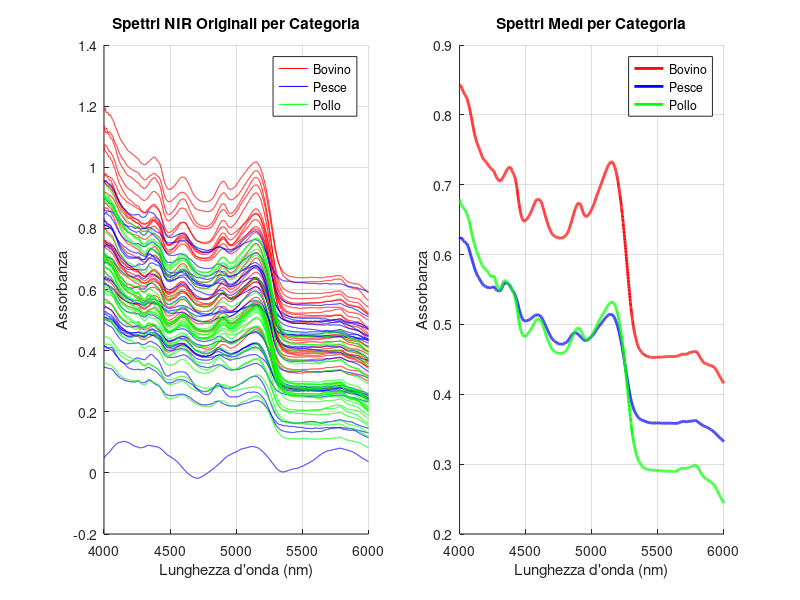

Write MATLAB code to recreate this figure. (Note: this script raises an error after producing the figure.)
%% ANALISI FARINE ANIMALI CON SPETTROSCOPIA NIR - PLS TOOLBOX
% Script per valutare diversi preprocessing spettrali e identificare
% il migliore per differenziare le 3 categorie (pollo, bovino, pesce)
%
% UTILIZZA PLS_TOOLBOX per preprocessing e PCA
%
% Preprocessing valutati:
% 1. Nessun preprocessing (solo mean center)
% 2. Baseline correction (detrend)
% 3. Normalizzazione (norm, SNV, MSC)
% 4. Derivate 1a e 2a con Savitzky-Golay smoothing
%
% Al termine di ogni preprocessing spettrale viene sempre applicato mean centering

clear all; close all; clc;

% Assicurati che PLS_Toolbox sia nel path
try
    evripath;
catch
    warning('PLS_Toolbox potrebbe non essere installato correttamente');
end

%% CARICAMENTO DATI
fprintf('\n========================================\n');
fprintf('CARICAMENTO DATI\n');
fprintf('========================================\n');

% Carica i dati dal formato .mat semplice
load('farineanimNIR.mat'); % contiene farineanimNIRdata e category
wavelengths = load('assexscale.txt'); % lunghezhe d'onda

% Assegna variabili
X = farineanimNIRdata;
categories = category;

[n_samples, n_vars] = size(X);
fprintf('Numero campioni: %d\n', n_samples);
fprintf('Numero variabili (lunghezze d''onda): %d\n', n_vars);
fprintf('Range lunghezze d''onda: %.0f - %.0f nm\n', min(wavelengths), max(wavelengths));

% IMPORTANTE: Converti category in cell array se necessario
fprintf('\nControllo formato categories:\n');
fprintf('  Classe originale: %s\n', class(categories));
fprintf('  Dimensioni originali: %d x %d\n', size(categories, 1), size(categories, 2));

if ~iscell(categories)
    if ischar(categories)
        % Se è una matrice di caratteri, converti ogni riga in una cella
        categories = cellstr(categories);
        fprintf('  → Convertito da char a cellstr\n');
    elseif isnumeric(categories)
        % Se è numerico, converti in stringhe
        categories = cellstr(num2str(categories));
        fprintf('  → Convertito da numeric a cellstr\n');
    end
end

% Assicurati che sia un vettore colonna
if size(categories, 2) > 1 && size(categories, 1) == 1
    categories = categories';
    fprintf('  → Trasposto da riga a colonna\n');
end

fprintf('  Classe finale: %s\n', class(categories));
fprintf('  Dimensioni finali: %d x %d\n', size(categories, 1), size(categories, 2));
fprintf('  Numero elementi: %d\n', length(categories));

% Verifica che corrisponda al numero di campioni
if length(categories) ~= n_samples
    error('ERRORE: Numero di categorie (%d) diverso dal numero di campioni (%d)', length(categories), n_samples);
end

unique_cats = unique(categories);
fprintf('\nCategorie uniche trovate: ');
for i = 1:length(unique_cats)
    n_cat = sum(strcmp(categories, unique_cats{i}));
    fprintf('%s (n=%d) ', unique_cats{i}, n_cat);
end
fprintf('\n');

%% CREA DATASET PLS_TOOLBOX (opzionale, ma utile)
% Se vuoi usare il formato dataset del PLS_Toolbox
try
    % Crea dataset PLS_Toolbox
    ds = dataset(X);
    ds.label{1} = categories;
    ds.axisscale{2} = wavelengths;
    ds.name = 'Farine Animali NIR';
    fprintf('Dataset PLS_Toolbox creato con successo\n');
    use_plstoolbox = true;
catch
    fprintf('Uso formato matrici standard (PLS_Toolbox non disponibile o versione incompatibile)\n');
    use_plstoolbox = false;
end

%% PLOT SPETTRI ORIGINALI
fprintf('\n========================================\n');
fprintf('VISUALIZZAZIONE SPETTRI ORIGINALI\n');
fprintf('========================================\n');

figure('Name', 'Spettri Originali', 'Position', [100 100 1200 500]);

% Plot tutti gli spettri colorati per categoria
subplot(1,2,1);
hold on;
% Colori per i plot
colors_rgb = [1 0 0; 0 0 1; 0 1 0]; % rosso, blu, verde
colors = {'r', 'b', 'g'};
legend_handles = [];
for i = 1:length(unique_cats)
    idx = strcmp(categories, unique_cats{i});
    h = plot(wavelengths, X(idx, :)', 'Color', colors_rgb(i,:), 'LineWidth', 0.5);
    % Prendi solo il primo handle per la legenda
    legend_handles(i) = h(1);
end
xlabel('Lunghezza d''onda (nm)');
ylabel('Assorbanza');
title('Spettri NIR Originali per Categoria');
legend(legend_handles, unique_cats, 'Location', 'best');
grid on;
hold off;

% Plot spettri medi per categoria
subplot(1,2,2);
hold on;
legend_handles = [];
for i = 1:length(unique_cats)
    idx = strcmp(categories, unique_cats{i});
    mean_spectrum = mean(X(idx, :), 1);
    legend_handles(i) = plot(wavelengths, mean_spectrum, 'Color', colors_rgb(i,:), 'LineWidth', 2);
end
xlabel('Lunghezza d''onda (nm)');
ylabel('Assorbanza');
title('Spettri Medi per Categoria');
legend(legend_handles, unique_cats, 'Location', 'best');
grid on;
hold off;

%% DEFINIZIONE PREPROCESSING DA TESTARE
% Usa le funzioni del PLS_Toolbox quando possibile
% NOTA: Per ridurre il rumore nelle derivate, usiamo finestre ampie (21, 31)
% come suggerito. Savitzky-Golay fa già smoothing intrinseco.
preprocessing_list = {
    'none', 'Nessun preprocessing (solo mean center)';
    'baseline', 'Baseline correction (detrend)';
    'snv', 'Standard Normal Variate (SNV)';
    'msc', 'Multiplicative Scatter Correction (MSC)';
    'normalize', 'Normalizzazione (norma unitaria)';
    'savgol1_w21', '1a Derivata (Savitzky-Golay, w=21, ord=3)';
    'savgol2_w21', '2a Derivata (Savitzky-Golay, w=21, ord=3)';
    'savgol1_w31', '1a Derivata (Savitzky-Golay, w=31, ord=3)';
    'savgol2_w31', '2a Derivata (Savitzky-Golay, w=31, ord=3)';
};

n_preprocessing = size(preprocessing_list, 1);

% Struttura per salvare i risultati
results = struct();

%% CICLO SUI PREPROCESSING
fprintf('\n========================================\n');
fprintf('VALUTAZIONE PREPROCESSING\n');
fprintf('========================================\n\n');

for p = 1:n_preprocessing
    
    prep_type = preprocessing_list{p, 1};
    prep_name = preprocessing_list{p, 2};
    
    fprintf('--------------------------------------------------\n');
    fprintf('Preprocessing %d/%d: %s\n', p, n_preprocessing, prep_name);
    fprintf('--------------------------------------------------\n');
    
    %% APPLICAZIONE PREPROCESSING CON PLS_TOOLBOX
    X_prep = X;
    
    try
        % Prova a usare le funzioni del PLS_Toolbox
        switch prep_type
            case 'none'
                % Nessun preprocessing spettrale
                X_prep = X;
                
            case 'baseline'
                % Baseline correction - usa detrend o baselinecorrect del PLS_Toolbox
                try
                    X_prep = baselinecorrect(X, 'linear');
                catch
                    % Fallback a detrend standard
                    X_prep = detrend(X', 'linear')';
                end
                
            case 'snv'
                % Standard Normal Variate - usa snv del PLS_Toolbox
                try
                    X_prep = snv(X);
                catch
                    % Fallback manuale
                    mean_spec = mean(X_prep, 2);
                    std_spec = std(X_prep, 0, 2);
                    X_prep = (X_prep - mean_spec) ./ std_spec;
                end
                
            case 'msc'
                % Multiplicative Scatter Correction - usa msc del PLS_Toolbox
                try
                    X_prep = mscorr(X);
                catch
                    % Fallback manuale
                    mean_spectrum = mean(X_prep, 1);
                    X_prep_msc = zeros(size(X_prep));
                    for i = 1:n_samples
                        p_fit = polyfit(mean_spectrum, X_prep(i,:), 1);
                        X_prep_msc(i,:) = (X_prep(i,:) - p_fit(2)) / p_fit(1);
                    end
                    X_prep = X_prep_msc;
                end
                
            case 'normalize'
                % Normalizzazione (norma unitaria)
                try
                    X_prep = normaliz(X, 1); % normaliz del PLS_Toolbox
                catch
                    % Fallback manuale
                    X_prep = X_prep ./ sqrt(sum(X_prep.^2, 2));
                end
                
            case 'savgol1_w21'
                % 1a Derivata con Savitzky-Golay (finestra=21, ordine=3)
                try
                    X_prep = savgol(X, 1, 21, 3);
                catch
                    X_prep = sgolayfilt(X', 3, 21, [], 1)';
                end
                
            case 'savgol2_w21'
                % 2a Derivata con Savitzky-Golay (finestra=21, ordine=3)
                try
                    X_prep = savgol(X, 2, 21, 3);
                catch
                    X_prep = sgolayfilt(X', 3, 21, [], 2)';
                end
                
            case 'savgol1_w31'
                % 1a Derivata con Savitzky-Golay (finestra=31, ordine=3)
                % Finestra ampia per massimo smoothing e riduzione del rumore
                try
                    X_prep = savgol(X, 1, 31, 3);
                catch
                    X_prep = sgolayfilt(X', 3, 31, [], 1)';
                end
                
            case 'savgol2_w31'
                % 2a Derivata con Savitzky-Golay (finestra=31, ordine=3)
                % Finestra ampia per massimo smoothing e riduzione del rumore
                try
                    X_prep = savgol(X, 2, 31, 3);
                catch
                    X_prep = sgolayfilt(X', 3, 31, [], 2)';
                end
        end
        
    catch ME
        fprintf('Errore nel preprocessing: %s\n', ME.message);
        fprintf('Uso metodo alternativo...\n');
    end
    
    % Applica SEMPRE mean centering alla fine
    X_prep = X_prep - mean(X_prep, 1);
    
    %% PCA con PLS_Toolbox
    % Il PLS_Toolbox ha una sintassi diversa: pca(X, ncomp, options)
    % dove X può essere una matrice o un dataset
    
    % DIAGNOSTICA: Verifica dimensioni prima della PCA
    fprintf('  Dimensioni X_prep prima PCA: %d x %d\n', size(X_prep, 1), size(X_prep, 2));
    fprintf('  Dimensioni categories: %d\n', length(categories));
    
    try
        % Prova PCA con PLS_Toolbox
        % Sintassi: model = pca(X, ncomp, options)
        ncomp = min(10, min(size(X_prep))-1);
        
        % Crea struttura options per PLS_Toolbox
        % Nota: 'none' non è valido, usa cell vuoto o ometti preprocessing
        options = struct();
        options.preprocessing = {{}};  % cell array vuoto = nessun preprocessing
        options.algorithm = 'svd';
        
        % Esegui PCA del PLS_Toolbox
        fprintf('  Tentativo PCA con PLS_Toolbox...\n');
        model_pca = pca(X_prep, ncomp, options);
        
        % Estrai i risultati - la struttura dipende dalla versione del PLS_Toolbox
        % Prova diverse possibili strutture
        
        if isfield(model_pca, 'scores')
            scores = model_pca.scores;
        elseif isfield(model_pca, 'detail') && isfield(model_pca.detail, 'scores')
            scores = model_pca.detail.scores;
        else
            error('Impossibile trovare scores nel modello PCA');
        end
        
        if isfield(model_pca, 'loads')
            loadings = model_pca.loads;
            if iscell(loadings)
                loadings = loadings{1};
            end
        elseif isfield(model_pca, 'loadings')
            loadings = model_pca.loadings;
        else
            error('Impossibile trovare loadings nel modello PCA');
        end
        
        % Varianza spiegata
        if isfield(model_pca, 'ssq')
            % ssq contiene la varianza spiegata cumulativa
            explained = model_pca.ssq(2,:)' * 100;  % converti in percentuale
            % Calcola la varianza per ogni PC (non cumulativa)
            explained = [explained(1); diff(explained)];
        elseif isfield(model_pca, 'detail') && isfield(model_pca.detail, 'ssq')
            explained = model_pca.detail.ssq(:,2) * 100;
        else
            % Calcola manualmente dagli eigenvalues
            if isfield(model_pca, 'eigenvalues')
                latent = model_pca.eigenvalues;
            elseif isfield(model_pca, 'detail') && isfield(model_pca.detail, 'eigenvalues')
                latent = model_pca.detail.eigenvalues;
            else
                % Calcola dagli scores
                latent = var(scores)' * (size(X_prep,1)-1);
            end
            total_var = sum(var(X_prep));
            explained = (latent / total_var) * 100;
        end
        
        % Eigenvalues
        if isfield(model_pca, 'eigenvalues')
            latent = model_pca.eigenvalues;
        elseif isfield(model_pca, 'detail') && isfield(model_pca.detail, 'eigenvalues')
            latent = model_pca.detail.eigenvalues;
        else
            latent = var(scores)' * (size(X_prep,1)-1);
        end
        
        % Converti da dataset a double se necessario
        if isa(scores, 'dataset')
            scores = double(scores);
        end
        if isa(loadings, 'dataset')
            loadings = double(loadings);
        end
        
        % DIAGNOSTICA: Verifica dimensioni dopo PCA
        fprintf('  Dimensioni scores dopo PCA: %d x %d\n', size(scores, 1), size(scores, 2));
        fprintf('  Dimensioni loadings dopo PCA: %d x %d\n', size(loadings, 1), size(loadings, 2));
        
        % VERIFICA E CORREGGI se scores e loadings sono invertiti
        % Scores dovrebbe essere: n_samples x n_components (84 x 10)
        % Loadings dovrebbe essere: n_variables x n_components (2001 x 10)
        
        % Caso 1: entrambi hanno dimensioni sbagliate - scambiali
        if size(scores, 1) ~= n_samples && size(loadings, 1) == n_samples
            fprintf('  ⚠ ATTENZIONE: Scores e Loadings sono invertiti! Scambio...\n');
            temp = scores;
            scores = loadings;
            loadings = temp;
            fprintf('  Dimensioni corrette - Scores: %d x %d, Loadings: %d x %d\n', ...
                size(scores, 1), size(scores, 2), size(loadings, 1), size(loadings, 2));
        end
        
        % Caso 2: loadings ha dimensioni sbagliate anche se scores è ok
        if size(scores, 1) == n_samples && size(loadings, 1) ~= n_vars
            fprintf('  ⚠ ATTENZIONE: Loadings ha dimensioni errate (%d invece di %d)\n', ...
                size(loadings, 1), n_vars);
            
            % Se loadings ha n_samples righe, è sicuramente sbagliato - deve essere trasposto
            if size(loadings, 1) == n_samples && size(loadings, 2) == n_vars
                fprintf('  → Trasposizione loadings...\n');
                loadings = loadings';
                fprintf('  Dimensioni corrette - Loadings: %d x %d\n', size(loadings, 1), size(loadings, 2));
            elseif size(loadings, 1) == n_samples
                % Se è ancora n_samples dopo il controllo, scambia con scores
                fprintf('  → Scambio scores e loadings...\n');
                temp = scores;
                scores = loadings';  % trasponi mentre scambi
                loadings = temp';
                fprintf('  Dimensioni corrette - Scores: %d x %d, Loadings: %d x %d\n', ...
                    size(scores, 1), size(scores, 2), size(loadings, 1), size(loadings, 2));
            end
        end
        
        % Verifica finale delle dimensioni
        if size(scores, 1) ~= n_samples
            error('Scores ha ancora dimensioni errate: %d righe invece di %d campioni', size(scores, 1), n_samples);
        end
        if size(loadings, 1) ~= n_vars
            error('Loadings ha ancora dimensioni errate: %d righe invece di %d variabili', size(loadings, 1), n_vars);
        end
        
        fprintf('  ✓ PCA completata con successo usando PLS_Toolbox\n');
        
    catch ME
        % Fallback a PCA standard di MATLAB
        fprintf('\n  ⚠ ERRORE PLS_Toolbox PCA: %s\n', ME.message);
        fprintf('  Stack: %s\n', ME.stack(1).name);
        fprintf('  Possibile problema di connettività con server licenze PLS_Toolbox\n');
        fprintf('  → Fallback a PCA standard di MATLAB (SVD)\n\n');
        
        % Usa SVD manualmente per evitare conflitti di nomi
        % Mean center (già fatto sopra)
        [U, S, V] = svd(X_prep, 'econ');
        
        % Calcola scores, loadings, eigenvalues
        % Scores = U * S (n_samples x n_components)
        % Loadings = V (n_variables x n_components)
        loadings = V;
        scores = U * S;
        latent = diag(S).^2 / (size(X_prep,1)-1);
        explained = 100 * latent / sum(latent);
        
        % Limita a 10 componenti per coerenza
        ncomp = min(10, length(explained));
        loadings = loadings(:, 1:ncomp);
        scores = scores(:, 1:ncomp);
        latent = latent(1:ncomp);
        explained = explained(1:ncomp);
        
        % DIAGNOSTICA: Verifica dimensioni dopo SVD
        fprintf('  Dimensioni scores dopo SVD: %d x %d\n', size(scores, 1), size(scores, 2));
        fprintf('  Dimensioni loadings dopo SVD: %d x %d\n', size(loadings, 1), size(loadings, 2));
        
        % Verifica correttezza dimensioni
        if size(scores, 1) ~= n_samples
            error('Scores SVD ha dimensioni errate: %d righe invece di %d campioni', size(scores, 1), n_samples);
        end
        if size(loadings, 1) ~= n_vars
            error('Loadings SVD ha dimensioni errate: %d righe invece di %d variabili', size(loadings, 1), n_vars);
        end
        
        fprintf('  ✓ PCA completata con successo usando SVD\n');
    end
    
    % VERIFICA FINALE delle dimensioni prima di salvare
    if size(scores, 1) ~= length(categories)
        error('ERRORE CRITICO: Mismatch dimensioni! Scores: %d righe, Categories: %d elementi', ...
            size(scores, 1), length(categories));
    end
    
    % VERIFICA E CORREZIONE varianza spiegata (deve essere tra 0 e 100%)
    if any(explained > 100) || any(explained < 0)
        fprintf('  ⚠ ATTENZIONE: Varianza spiegata fuori range [0-100]! Ricalcolo...\n');
        fprintf('    Valori originali: ');
        fprintf('%.2f%% ', explained(1:min(3,length(explained))));
        fprintf('\n');
        
        % Ricalcola la varianza spiegata correttamente dagli eigenvalues
        if exist('latent', 'var') && ~isempty(latent)
            total_var = sum(latent);
            explained = 100 * latent / total_var;
        else
            % Calcola dagli scores
            var_scores = var(scores, 0, 1);
            total_var = sum(var_scores);
            explained = 100 * var_scores' / total_var;
        end
        
        fprintf('    Valori corretti: ');
        fprintf('%.2f%% ', explained(1:min(3,length(explained))));
        fprintf('\n');
    end
    
    % Salva i risultati
    results(p).prep_type = prep_type;
    results(p).prep_name = prep_name;
    results(p).X_prep = X_prep;
    results(p).scores = scores;
    results(p).loadings = loadings;
    results(p).explained = explained;
    results(p).latent = latent;
    
    fprintf('Varianza spiegata da PC1: %.2f%%\n', explained(1));
    fprintf('Varianza spiegata da PC2: %.2f%%\n', explained(2));
    fprintf('Varianza spiegata da PC1+PC2: %.2f%%\n', sum(explained(1:2)));
    fprintf('Varianza spiegata da PC1+PC2+PC3: %.2f%%\n', sum(explained(1:3)));
    fprintf('\n');
    
    % Verifica dimensioni prima di gscatter
    if size(scores, 1) ~= length(categories)
        warning('Dimensioni non corrispondenti: scores=%d, categories=%d', size(scores,1), length(categories));
        % Plot senza colori per categoria
        plot(scores(:,1), scores(:,2), 'o', 'MarkerSize', 8);
        xlabel(sprintf('PC1 (%.2f%%)', explained(1)));
        ylabel(sprintf('PC2 (%.2f%%)', explained(2)));
        title('Score Plot (PC1 vs PC2) - ERRORE categorie');
        grid on;
    else
        % Usa gscatter SENZA specificare colori (li sceglie automaticamente)
        gscatter(scores(:,1), scores(:,2), categories, [], 'o', 8);
        xlabel(sprintf('PC1 (%.2f%%)', explained(1)));
        ylabel(sprintf('PC2 (%.2f%%)', explained(2)));
        title('Score Plot (PC1 vs PC2)');
        legend(unique_cats, 'Location', 'best');
        grid on;
    end
    
    %% LOADING PLOT (PC1 e PC2)
    subplot(2,2,4);
    hold on;
    
    % Assicurati che wavelengths e loadings abbiano dimensioni compatibili
    wavelengths_vec = wavelengths(:);  % Converti in vettore colonna
    if size(loadings, 1) == length(wavelengths_vec)
        x_axis = wavelengths_vec;
        xlabel('Lunghezza d''onda (nm)');
    else
        % Se le dimensioni non corrispondono, usa indici
        fprintf('  Info: Usando indici per asse x (loadings: %d, wavelengths: %d)\n', ...
            size(loadings,1), length(wavelengths_vec));
        x_axis = (1:size(loadings,1))';
        xlabel('Indice variabile');
    end
    
    % Plot loadings come linee
    plot(x_axis, loadings(:,1), 'r-', 'LineWidth', 1.5, 'DisplayName', sprintf('PC1 (%.2f%%)', explained(1)));
    plot(x_axis, loadings(:,2), 'b-', 'LineWidth', 1.5, 'DisplayName', sprintf('PC2 (%.2f%%)', explained(2)));
    
    % Aggiungi linea a zero
    yline(0, 'k--', 'LineWidth', 0.5);
    
    % Evidenzia i 5 loadings più importanti per PC1
    [~, top_idx_pc1] = sort(abs(loadings(:,1)), 'descend');
    for j = 1:min(5, length(top_idx_pc1))
        idx = top_idx_pc1(j);
        if abs(loadings(idx,1)) > 0.05  % Solo se significativo
            plot(x_axis(idx), loadings(idx,1), 'ro', 'MarkerSize', 6, 'MarkerFaceColor', 'r', 'HandleVisibility', 'off');
        end
    end
    
    ylabel('Loading');
    title('Loading Plot (PC1 e PC2)');
    legend('Location', 'best');
    grid on;
    hold off;
    
    %% SCREE PLOT
    figure('Name', ['Scree Plot: ' prep_name], 'Position', [150 150 1200 400]);
    
    subplot(1,3,1);
    plot(1:min(10,length(explained)), explained(1:min(10,length(explained))), 'o-', 'LineWidth', 2, 'MarkerSize', 8);
    xlabel('Componente Principale');
    ylabel('Varianza Spiegata (%)');
    title('Scree Plot');
    grid on;
    
    subplot(1,3,2);
    bar(1:min(10,length(explained)), explained(1:min(10,length(explained))));
    xlabel('Componente Principale');
    ylabel('Varianza Spiegata (%)');
    title('Varianza per PC');
    grid on;
    
    subplot(1,3,3);
    plot(1:min(10,length(explained)), cumsum(explained(1:min(10,length(explained)))), 's-', 'LineWidth', 2, 'MarkerSize', 8);
    xlabel('Componente Principale');
    ylabel('Varianza Cumulativa (%)');
    title('Varianza Cumulativa');
    grid on;
    yline(70, '--g', '70%', 'LineWidth', 1.5);
    yline(80, '--b', '80%', 'LineWidth', 1.5);
    yline(90, '--r', '90%', 'LineWidth', 1.5);
    
    fprintf('\n');
end

%% CONFRONTO TRA PREPROCESSING
fprintf('\n========================================\n');
fprintf('CONFRONTO TRA PREPROCESSING\n');
fprintf('========================================\n\n');

fprintf('%-55s | PC1+PC2 | PC1   | PC2\n', 'Preprocessing');
fprintf('%s\n', repmat('-', 85, 1));
for p = 1:n_preprocessing
    fprintf('%-55s | %6.2f%% | %5.2f%% | %5.2f%%\n', ...
        results(p).prep_name, ...
        sum(results(p).explained(1:2)), ...
        results(p).explained(1), ...
        results(p).explained(2));
end

%% TROVA I MIGLIORI PREPROCESSING
[~, sorted_idx] = sort(arrayfun(@(x) sum(x.explained(1:2)), results), 'descend');

fprintf('\n========================================\n');
fprintf('RANKING PREPROCESSING (per varianza PC1+PC2)\n');
fprintf('========================================\n\n');

for i = 1:length(sorted_idx)
    fprintf('%d. %s\n', i, results(sorted_idx(i)).prep_name);
    fprintf('   Varianza PC1+PC2: %.2f%%\n', sum(results(sorted_idx(i)).explained(1:2)));
    fprintf('   Varianza PC1: %.2f%%\n', results(sorted_idx(i)).explained(1));
    fprintf('   Varianza PC2: %.2f%%\n\n', results(sorted_idx(i)).explained(2));
end

%% ANALISI DETTAGLIATA PER TUTTI I PREPROCESSING
fprintf('\n========================================\n');
fprintf('GENERAZIONE ANALISI DETTAGLIATE\n');
fprintf('========================================\n\n');

for i = 1:n_preprocessing
    idx = i;
    
    fprintf('\n========================================\n');
    fprintf('ANALISI DETTAGLIATA: %s\n', results(idx).prep_name);
    fprintf('========================================\n');
    
    % Plot dettagliato con più PCs
    figure('Name', ['Analisi Dettagliata: ' results(idx).prep_name], 'Position', [50 50 1400 1000]);
    
    % Score Plot PC1 vs PC2
    subplot(3,3,1);
    try
        gscatter(results(idx).scores(:,1), results(idx).scores(:,2), categories, [], 'o', 8);
        legend(unique_cats, 'Location', 'best');
    catch
        plot(results(idx).scores(:,1), results(idx).scores(:,2), 'o', 'MarkerSize', 8);
    end
    xlabel(sprintf('PC1 (%.2f%%)', results(idx).explained(1)));
    ylabel(sprintf('PC2 (%.2f%%)', results(idx).explained(2)));
    title('Score Plot: PC1 vs PC2');
    grid on;
    
    % Score Plot PC1 vs PC3
    subplot(3,3,2);
    try
        gscatter(results(idx).scores(:,1), results(idx).scores(:,3), categories, [], 'o', 8);
        legend(unique_cats, 'Location', 'best');
    catch
        plot(results(idx).scores(:,1), results(idx).scores(:,3), 'o', 'MarkerSize', 8);
    end
    xlabel(sprintf('PC1 (%.2f%%)', results(idx).explained(1)));
    ylabel(sprintf('PC3 (%.2f%%)', results(idx).explained(3)));
    title('Score Plot: PC1 vs PC3');
    grid on;
    
    % Score Plot PC2 vs PC3
    subplot(3,3,3);
    try
        gscatter(results(idx).scores(:,2), results(idx).scores(:,3), categories, [], 'o', 8);
        legend(unique_cats, 'Location', 'best');
    catch
        plot(results(idx).scores(:,2), results(idx).scores(:,3), 'o', 'MarkerSize', 8);
    end
    xlabel(sprintf('PC2 (%.2f%%)', results(idx).explained(2)));
    ylabel(sprintf('PC3 (%.2f%%)', results(idx).explained(3)));
    title('Score Plot: PC2 vs PC3');
    grid on;
    
    % Prepara wavelengths per i loading plots
    wavelengths_vec = wavelengths(:);
    
    % Loading Plot PC1
    subplot(3,3,4);
    hold on;
    if size(results(idx).loadings, 1) == length(wavelengths_vec)
        x_axis = wavelengths_vec;
        plot(x_axis, results(idx).loadings(:,1), 'r-', 'LineWidth', 1.5);
        xlabel('Lunghezza d''onda (nm)');
    else
        x_axis = (1:size(results(idx).loadings,1))';
        plot(x_axis, results(idx).loadings(:,1), 'r-', 'LineWidth', 1.5);
        xlabel('Indice variabile');
    end
    yline(0, 'k--', 'LineWidth', 0.5);
    % Evidenzia picchi più importanti
    [~, top_idx] = sort(abs(results(idx).loadings(:,1)), 'descend');
    for j = 1:min(3, length(top_idx))
        plot(x_axis(top_idx(j)), results(idx).loadings(top_idx(j),1), 'ro', 'MarkerSize', 8, 'MarkerFaceColor', 'r');
    end
    ylabel('Loading PC1');
    title(sprintf('Loading PC1 (%.2f%% varianza)', results(idx).explained(1)));
    grid on;
    hold off;
    
    % Loading Plot PC2
    subplot(3,3,5);
    hold on;
    if size(results(idx).loadings, 1) == length(wavelengths_vec)
        x_axis = wavelengths_vec;
        plot(x_axis, results(idx).loadings(:,2), 'b-', 'LineWidth', 1.5);
        xlabel('Lunghezza d''onda (nm)');
    else
        x_axis = (1:size(results(idx).loadings,1))';
        plot(x_axis, results(idx).loadings(:,2), 'b-', 'LineWidth', 1.5);
        xlabel('Indice variabile');
    end
    yline(0, 'k--', 'LineWidth', 0.5);
    % Evidenzia picchi più importanti
    [~, top_idx] = sort(abs(results(idx).loadings(:,2)), 'descend');
    for j = 1:min(3, length(top_idx))
        plot(x_axis(top_idx(j)), results(idx).loadings(top_idx(j),2), 'bo', 'MarkerSize', 8, 'MarkerFaceColor', 'b');
    end
    ylabel('Loading PC2');
    title(sprintf('Loading PC2 (%.2f%% varianza)', results(idx).explained(2)));
    grid on;
    hold off;
    
    % Loading Plot PC3
    subplot(3,3,6);
    hold on;
    if size(results(idx).loadings, 1) == length(wavelengths_vec)
        x_axis = wavelengths_vec;
        plot(x_axis, results(idx).loadings(:,3), 'g-', 'LineWidth', 1.5);
        xlabel('Lunghezza d''onda (nm)');
    else
        x_axis = (1:size(results(idx).loadings,1))';
        plot(x_axis, results(idx).loadings(:,3), 'g-', 'LineWidth', 1.5);
        xlabel('Indice variabile');
    end
    yline(0, 'k--', 'LineWidth', 0.5);
    % Evidenzia picchi più importanti
    [~, top_idx] = sort(abs(results(idx).loadings(:,3)), 'descend');
    for j = 1:min(3, length(top_idx))
        plot(x_axis(top_idx(j)), results(idx).loadings(top_idx(j),3), 'go', 'MarkerSize', 8, 'MarkerFaceColor', 'g');
    end
    ylabel('Loading PC3');
    title(sprintf('Loading PC3 (%.2f%% varianza)', results(idx).explained(3)));
    grid on;
    hold off;
    
    % Loading Plot PC1, PC2 e PC3 insieme
    subplot(3,3,7);
    hold on;
    if size(results(idx).loadings, 1) == length(wavelengths_vec)
        plot(wavelengths_vec, results(idx).loadings(:,1), 'r-', 'LineWidth', 1.5, 'DisplayName', 'PC1');
        plot(wavelengths_vec, results(idx).loadings(:,2), 'b-', 'LineWidth', 1.5, 'DisplayName', 'PC2');
        plot(wavelengths_vec, results(idx).loadings(:,3), 'g-', 'LineWidth', 1.5, 'DisplayName', 'PC3');
        xlabel('Lunghezza d''onda (nm)');
    else
        plot(1:size(results(idx).loadings,1), results(idx).loadings(:,1), 'r-', 'LineWidth', 1.5, 'DisplayName', 'PC1');
        plot(1:size(results(idx).loadings,1), results(idx).loadings(:,2), 'b-', 'LineWidth', 1.5, 'DisplayName', 'PC2');
        plot(1:size(results(idx).loadings,1), results(idx).loadings(:,3), 'g-', 'LineWidth', 1.5, 'DisplayName', 'PC3');
        xlabel('Indice variabile');
    end
    ylabel('Loading');
    title('Loading Plot PC1, PC2, PC3');
    legend('Location', 'best');
    grid on;
    hold off;
    
    % Spettri medi per categoria
    subplot(3,3,8);
    hold on;
    for j = 1:length(unique_cats)
        cat_idx = strcmp(categories, unique_cats{j});
        mean_spectrum = mean(results(idx).X_prep(cat_idx, :), 1);
        plot(wavelengths, mean_spectrum, 'Color', colors_rgb(j,:), 'LineWidth', 2);
    end
    xlabel('Lunghezza d''onda (nm)');
    ylabel('Assorbanza preprocessata');
    title('Spettri Medi per Categoria');
    legend(unique_cats, 'Location', 'best');
    grid on;
    hold off;
    
    % Scree plot
    subplot(3,3,9);
    plot(1:min(10,length(results(idx).explained)), results(idx).explained(1:min(10,length(results(idx).explained))), 'o-', 'LineWidth', 2, 'MarkerSize', 8);
    xlabel('Componente Principale');
    ylabel('Varianza Spiegata (%)');
    title('Scree Plot');
    grid on;
    
    % Stampa informazioni sui loading più importanti
    fprintf('\nRegioni spettrali più importanti (massimi assoluti nei loadings):\n\n');
    
    for pc = 1:3
        [~, max_idx] = sort(abs(results(idx).loadings(:,pc)), 'descend');
        fprintf('PC%d (%.2f%% varianza):\n', pc, results(idx).explained(pc));
        fprintf('  Top 5 lunghezze d''onda:\n');
        for j = 1:5
            wave_idx = max_idx(j);
            fprintf('    %.0f nm: loading = %+.4f\n', wavelengths(wave_idx), results(idx).loadings(wave_idx, pc));
        end
        fprintf('\n');
    end
end

%% SALVA I RISULTATI
fprintf('\n========================================\n');
fprintf('SALVATAGGIO RISULTATI\n');
fprintf('========================================\n');

save('results_preprocessing_NIR.mat', 'results', 'wavelengths', 'categories', 'X');
fprintf('Risultati salvati in: results_preprocessing_NIR.mat\n');

fprintf('\n========================================\n');
fprintf('ANALISI COMPLETATA\n');
fprintf('========================================\n\n');
fprintf('ISTRUZIONI PER IL REPORT:\n\n');
fprintf('1. Revisionare tutte le figure generate\n');
fprintf('2. Identificare i 2 preprocessing migliori (maggiore separazione negli score plots)\n');
fprintf('3. Per i preprocessing migliori:\n');
fprintf('   - Includere plot degli spettri originali vs preprocessati\n');
fprintf('   - Includere score plots (PC1 vs PC2)\n');
fprintf('   - Includere loading plots con interpretazione\n');
fprintf('4. Interpretare le regioni spettrali usando tointerpretNIR.doc:\n');
fprintf('   - Identificare lunghezze d''onda chiave dai loading plots\n');
fprintf('   - Associare a gruppi funzionali o legami chimici\n');
fprintf('   - Spiegare perché queste regioni distinguono le categorie\n\n');
